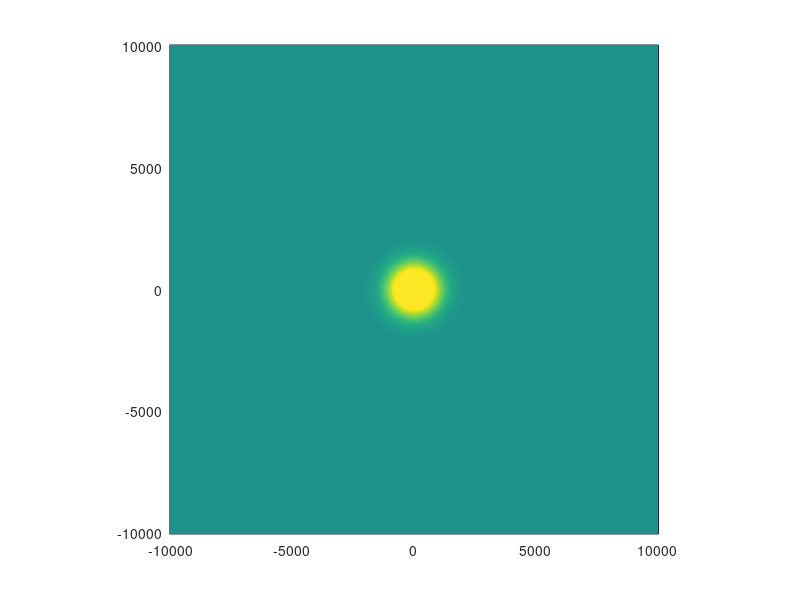

MATLAB code for this plot: (Note: this script raises an error after producing the figure.)
%
% Linear shallow water equations : constant rotation
%
%  Du/Dt =fv-gDzeta/Dx
%  Dv/Dt =-fu-gDzeta/Dy
%  Dzeta/Dt = -H(Du/Dx-Dv/Dy)
%
clear all
close all
%
dx=100.e3;		% X resolution [m]
dy=dx;		        % Y resolution [m]
dt=216;			% time step [s]
daymax=3;		% duration of simulation [days]
xmax=20000.e3;		% Length of the basin [m]
ymax=20000.e3;		% Width of the basin [m]
Hmax=5000.;		% depth [m]
g=9.81;			% gravity acceleration [m.s-2]
rho0=1025;		% Density [kg.m-3]
f0=-1e-4;		% coriolis parameter [s-1] 
                        % (negative in the southern hemisphere)
%
R0=1000e3;		% Diameter of the initial perturbation [m]
zeta0=0.2;		% Amplitude initial perturbation [m]
%
daydiag=0.1;		% Number of days between diagnostics
dayplot=0.1;		% Number of days between images
skip=4;			% Plot 1 arrow every 'skip' grid points
%
rsponge=1e-4;		% Maximum value of rayleigh damping in the sponge [m.s-1]
xsponge=1000e3;		% Size of the sponge [m]
%
% Test of the CFL criterion for barotropic gravity waves
%
c=sqrt(g*Hmax)*dt/dx;
disp(['DT = ',num2str(dt)])
disp(['DX/DT = ',num2str(dx/dt)])
disp(['CMAX = ',num2str(sqrt(g*Hmax))])
disp(['COURANT NUMBER = ',num2str(c)])
disp(' ')
%
% Build a horizontal C-grid
%
x_rho=-xmax/2-dx/2:dx:xmax/2+dx/2;
y_rho=-ymax/2-dy/2:dy:ymax/2+dy/2;
x_u=0.5*(x_rho(2:end)+x_rho(1:end-1));
y_u=y_rho;
x_v=x_rho;
y_v=0.5*(y_rho(2:end)+y_rho(1:end-1));
[x_rho,y_rho]=meshgrid(x_rho,y_rho);
[x_u,y_u]=meshgrid(x_u,y_u);
[x_v,y_v]=meshgrid(x_v,y_v);
[M,L]=size(x_rho);
disp(['grid size : ',num2str(L),' X ',num2str(M)])
%
% Create the bottom topography
%
H=Hmax + 0*x_rho;
%
% Get the Coriolis parameter
%
f= f0 + 0*y_rho;
f_u=0.5*(f(:,1:end-1)+f(:,2:end));
f_v=0.5*(f(1:end-1,:)+f(2:end,:));
%
% Compute the sponge
%
rspg=0*x_rho;
if rsponge>0
  distE=-x_rho+xmax/2;
  distW=x_rho+xmax/2;
  distN=-y_rho+ymax/2;
  distS=y_rho+ymax/2;
  dist=cat(3,distE,distW,distN,distS);
  dist=min(dist,[],3);
  dist(dist<0)=0;
  rspg=0.5*(cos(pi*dist/xsponge)+1);
  rspg(dist>=xsponge)=0;
  rspg=rsponge*rspg;
end
rspg=rspg./H;
rspg_u=0.5*(rspg(:,2:end)+rspg(:,1:end-1));
rspg_v=0.5*(rspg(2:end,:)+rspg(1:end-1,:));
%
% Define the initial conditions
%
zeta=zeta0*exp(-(x_rho.^2+y_rho.^2)/R0^2);
u=0*y_u;
v=0*y_v;
%
nstep=0;
nframe=0;
%
% Main computing loop
%
for time=0:dt/(24*3600):daymax
%
  nstep=nstep+1;
%
% Compute u-rhs terms 
%
  ru=0* y_u;
%
% Coriolis term
%
  ru(2:end-1,:)=f_u(2:end-1,:).*...
                  0.25.*(v(1:end-1,1:end-1)+v(1:end-1,2:end)+...
                         v(2:end  ,1:end-1)+v(2:end  ,2:end));
%
% Pressure gradient term
%
  ru=ru-g.*(zeta(:,2:end)-zeta(:,1:end-1))./dx;
%
% Compute v-rhs terms 
%
  rv=0* y_v;
%
% Coriolis term
%
  rv(:,2:end-1)=-f_v(:,2:end-1).*...
                   0.25.*(u(1:end-1,1:end-1)+u(1:end-1,2:end)+...
                          u(2:end  ,1:end-1)+u(2:end,2:end));
%
% Pressure gradient term
%
  rv=rv-g.*(zeta(2:end,:)-zeta(1:end-1,:))./dy;
%
% Step U : forward step U(t+1)=U(t)+dt*F(t)
%
  u(2:end-1,2:end-1)=u(2:end-1,2:end-1)+dt*ru(2:end-1,2:end-1);
%
% Open boundary conditions for u
%
  u(:,1)=(u(:,1)+c.*u(:,2))./(1+c);
  u(:,end)=(u(:,end)+c.*u(:,end-1))./(1+c);
  u(1,:)=(u(1,:)+c.*u(2,:))./(1+c);
  u(end,:)=(u(end,:)+c.*u(end-1,:))./(1+c);
%
% Step V : forward step V(t+1)=V(t)+dt*F(t)
%
  v(2:end-1,2:end-1)=v(2:end-1,2:end-1)+dt*rv(2:end-1,2:end-1);
%
% Open boundary conditions for v
%
  v(:,1)=(v(:,1)+c.*v(:,2))./(1+c);
  v(:,end)=(v(:,end)+c.*v(:,end-1))./(1+c);
  v(1,:)=(v(1,:)+c.*v(2,:))./(1+c);
  v(end,:)=(v(end,:)+c.*v(end-1,:))./(1+c);
%
% Compute zeta-rhs terms 
%
  rz=0.*y_rho;
%
% Divergence of u 
%
  rz(:,2:end-1)=rz(:,2:end-1)+(u(:,2:end)-u(:,1:end-1))/dx;
%
% Divergence of v 
%
  rz(2:end-1,:)=rz(2:end-1,:)+(v(2:end,:)-v(1:end-1,:))/dy;
%
% Backward step for zeta (don't forget H)
%
  zeta(2:end-1,2:end-1)=zeta(2:end-1,2:end-1)-dt.*H(2:end-1,2:end-1).*rz(2:end-1,2:end-1);
%
% Open boundary conditions for zeta
%
  zeta(:,1)=(zeta(:,1)+c.*zeta(:,2))./(1+c);
  zeta(:,end)=(zeta(:,end)+c.*zeta(:,end-1))./(1+c);
  zeta(1,:)=(zeta(1,:)+c.*zeta(2,:))./(1+c);
  zeta(end,:)=(zeta(end,:)+c.*zeta(end-1,:))./(1+c);
%
% Diagnostics if necessary
%
  if rem(time,daydiag)==0
    disp(['Day: ',num2str(time),' - Step: ',num2str(nstep)])
    mz=100*mean(mean(zeta));
    mu=mean(mean(u));  
    mv=mean(mean(v));  
    disp(['Mean zeta: ',num2str(mz),...
          ' - u: ',num2str(mu),...
          ' - v: ',num2str(mv)])
    mz=100*max(max(zeta));
    mu=max(max(u));  
    mv=max(max(v));  
    disp(['Max zeta: ',num2str(mz),...
          ' - u: ',num2str(mu),...
          ' - v: ',num2str(mv)])
    mz=100*min(min(zeta));
    mu=min(min(u));  
    mv=min(min(v));  
    disp(['Min zeta: ',num2str(mz),...
          ' - u: ',num2str(mu),...
          ' - v: ',num2str(mv)])
    disp(' ')
  end
%
% Plot if necessary
%
  if rem(time,dayplot)==0 
    nframe=nframe+1;
    pcolor(x_rho/1000,y_rho/1000,100*zeta)
    shading interp
    axis image
    caxis([-10 10])
    colorbar('horiz')
    if skip>0
      hold on
      ur=0.5*(u(2:end-1,2:end)+u(2:end-1,1:end-1));
      vr=0.5*(v(2:end,2:end-1)+v(1:end-1,2:end-1));
      quiver(x_rho(2:skip:end-1,2:skip:end-1)/1000,...
             y_rho(2:skip:end-1,2:skip:end-1)/1000,...
             ur(1:skip:end,1:skip:end),vr(1:skip:end,1:skip:end),'k')
      hold off
    end
    title(['zeta [cm] - day: ',num2str(time)])
    xlabel('X [km]')
    ylabel('Y [km]')
    warning off
    Mov(nframe) = getframe;
  end
end
movie(Mov,5)
